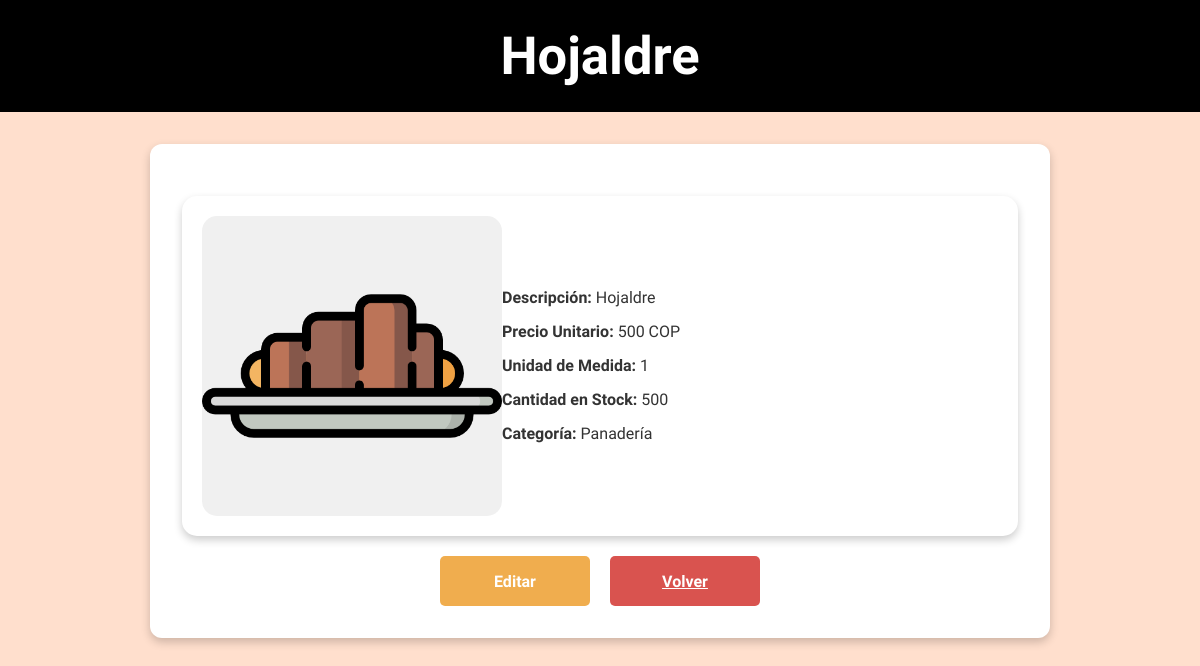
Screenshot of /producto/4 with the database file from the repository.
### models/productos.py (models this page shows, shortened)
class Producto(Base):
    __tablename__ = 'productos'
    id = Column(Integer, primary_key=True, autoincrement=True)
    descripcion = Column(String(300), unique=True, nullable=False)
    valor_unitario = Column(Integer, nullable=False)
    unidad_medida = Column(String(3), nullable=False)
    cantidad_stock = Column(Integer, nullable=False)
    categoria_id = Column(Integer, ForeignKey('categorias.id'), nullable=False)
    imagen = Column(String(300), nullable=True)
    categoria = relationship("Categoria", back_populates="productos")

### models/categoria.py (models this page shows, shortened)
class Categoria(Base):
    __tablename__ = 'categorias'
    id = Column(Integer, primary_key=True, autoincrement=True)
    nombre = Column(String(100), unique=True, nullable=False)
    productos = relationship("Producto", back_populates="categoria")

### app.py (the view)
@app.route('/producto/<int:id>')
def producto_detalle(id):
    producto = db_session.query(Producto).get(id)
    if not producto:
        flash('El producto no existe.', 'error')
        return redirect(url_for('productos'))
    return render_template('producto_detalle.html', producto=producto)

### app.py (called while the page is built)
@app.context_processor
def inject_favicon():
    return {"favicon_url": url_for('static', filename='favicon.ico')}

### templates/producto_detalle.html (shortened to what this page needs)
<!DOCTYPE html>
<html lang="es">
<head>
    <link rel="stylesheet" href="{{ url_for('static', filename='styles.css') }}">
</head>
<body>
    <nav>
        <div class="navbar">
            <h1>{{ producto.descripcion }}</h1>
        </div>
    </nav>
    <div class="contenedor">
        <div class="detalle-producto">
            <img src="{{ url_for('static', filename=producto.imagen) }}" alt="Imagen del producto" class="imagen-producto">
            <div class="info-producto">
                <p><strong>Descripción:</strong> {{ producto.descripcion }}</p>
                <p><strong>Precio Unitario:</strong> {{ producto.valor_unitario|int }} COP</p>
                <p><strong>Unidad de Medida:</strong> {{ producto.unidad_medida }}</p>
                <p><strong>Cantidad en Stock:</strong> {{ producto.cantidad_stock|int }}</p>
                <p><strong>Categoría:</strong> {{ producto.categoria.nombre }}</p>
            </div>
        </div>
        <div class="acciones">
            <a href="{{ url_for('editar_producto', id=producto.id) }}" class="btn btn-editar">Editar</a>
            <a href="{{ url_for('productos') }}" class="btn btn-cancelar">Volver</a>
        </div>
    </div>
</body>
</html>

### static/styles.css (style rules this page uses)
* { font-family: "Signika Negative", sans-serif; margin: 0; padding: 0; box-sizing: border-box; }
body { width: 100%; height: 100vh; background: #ffdfcd; font-family: Arial, sans-serif; }
.navbar { display: flex; justify-content: center; align-items: center; background: black; color: white; padding: 10px; border: 15px solid black; font-size: 35px; position: relative; }
.btn-editar, .btn-eliminar .btn-ver { background-color: #7ba68c; color: white; border: none; padding: 5px 10px; font-size: 14px; border-radius: 5px; cursor: pointer; }
.contenedor { margin: 2rem auto; max-width: 900px; background-color: #ffffff; border-radius: 12px; padding: 2rem; box-shadow: 0 4px 10px rgba(0, 0, 0, 0.2); }
.btn { margin-top: 1rem; padding: 0.8rem; font-size: 1rem; font-weight: bold; text-align: center; background-color: #6c63ff; color: white; border: none; border-radius: 6px; cursor: pointer; transition: background-color 0.3s; }
.btn-cancelar { background-color: #f44336; margin-top: 0; }
.btn-editar, .btn-ver { padding: 8px 12px; border: none; border-radius: 5px; cursor: pointer; }
.btn-editar { background-color: #f0ad4e; color: white; padding: 10px 20px; border-radius: 5px; text-decoration: none; font-size: 16px; text-align: center; border: none; cursor: pointer; margin-top: 0; }
.detalle-producto { display: flex; flex-wrap: wrap; justify-content: center; align-items: center; background-color: #ffffff; padding: 20px; border-radius: 15px; box-shadow: 0 4px 8px rgba(0, 0, 0, 0.2); max-width: 900px; margin: 20px auto; }
.imagen-producto { max-width: 300px; max-height: 300px; object-fit: contain; border-radius: 15px; margin-right: 20px; }
.info-producto { flex: 1; text-align: left; font-size: 16px; line-height: 1.5; color: #333; }
.info-producto p { margin: 10px 0; }
.acciones { display: flex; justify-content: center; gap: 10px; margin-top: 20px; }
.acciones .btn { padding: 10px 20px; border-radius: 5px; font-size: 16px; cursor: pointer; }
.btn-editar { background-color: #f0ad4e; color: white; }
.btn-cancelar { background-color: #d9534f; color: white; }
.acciones { display: flex; justify-content: center; gap: 20px; margin-top: 20px; }
.acciones .btn { padding: 10px 30px; font-size: 16px; text-align: center; cursor: pointer; }
.imagen-producto { max-width: 300px; max-height: 300px; object-fit: cover; border-radius: 15px; display: block; margin: 0 auto; background-color: #f0f0f0; }
.imagen-producto::after { content: "Imagen no disponible"; font-size: 14px; color: #777; display: block; text-align: center; margin-top: 10px; }
.acciones .btn { padding: 10px 30px; font-size: 16px; text-align: center; cursor: pointer; width: 150px; border-radius: 5px; }
.acciones .btn { padding: 10px; font-size: 16px; text-align: center; cursor: pointer; width: 150px; height: 50px; border-radius: 5px; display: flex; justify-content: center; align-items: center; }
.acciones { display: flex; justify-content: center; align-items: center; gap: 20px; margin-top: 20px; }

### rows the page displays
Producto: descripcion "Hojaldre", imagen (picture), valor_unitario "500", unidad_medida "1", cantidad_stock "500"
Categoria: categoria.nombre "Panadería"
